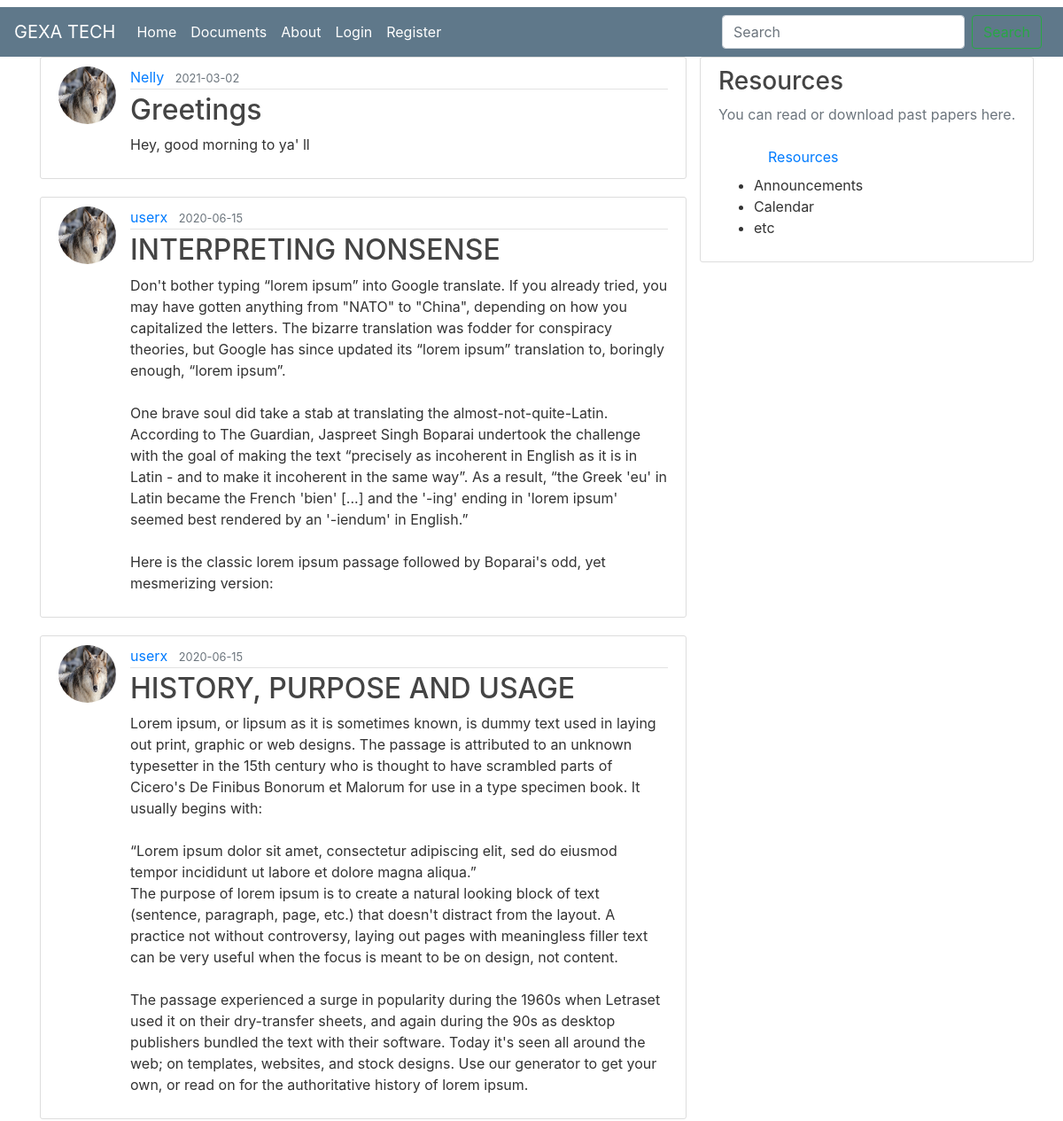
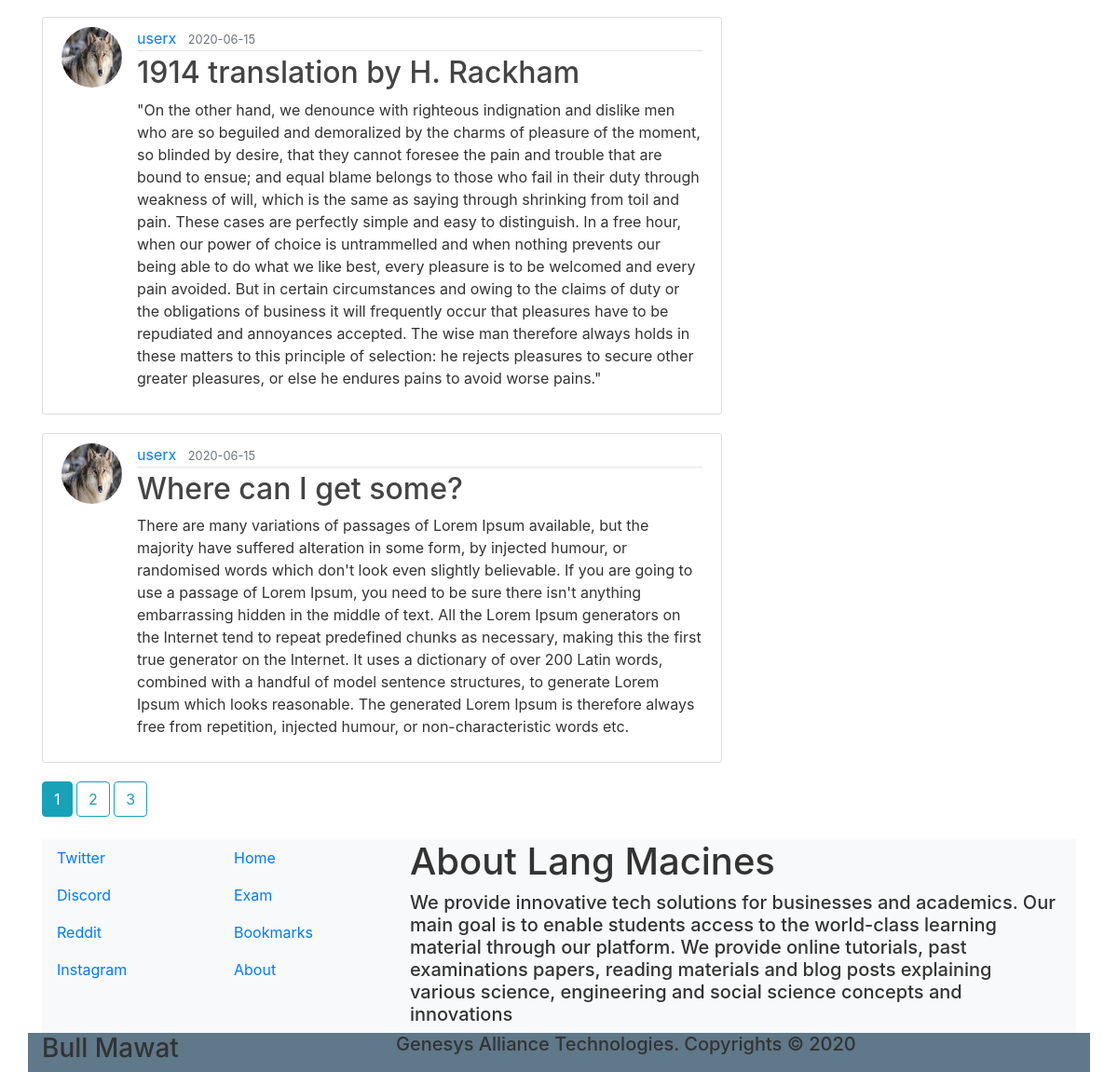
Page /home on the earlier database version (2 pictures, top to bottom).
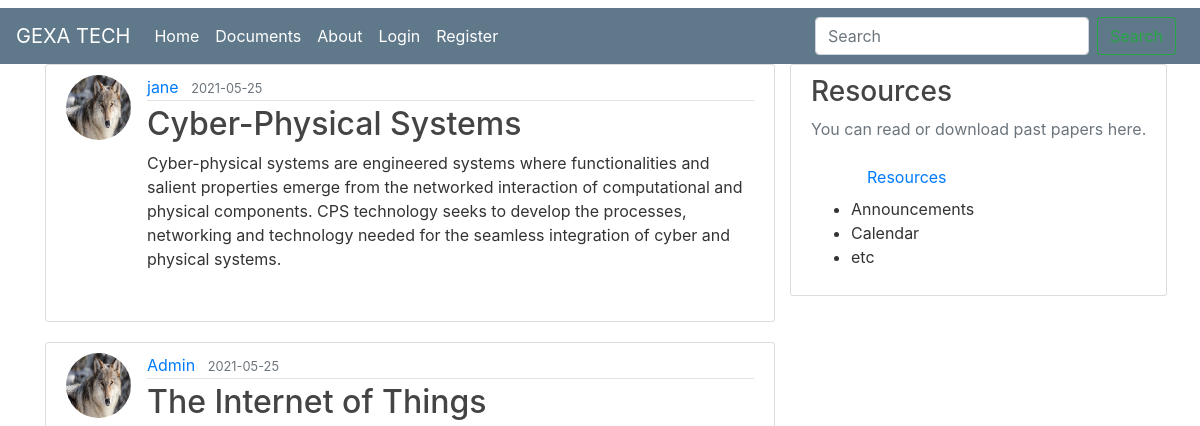
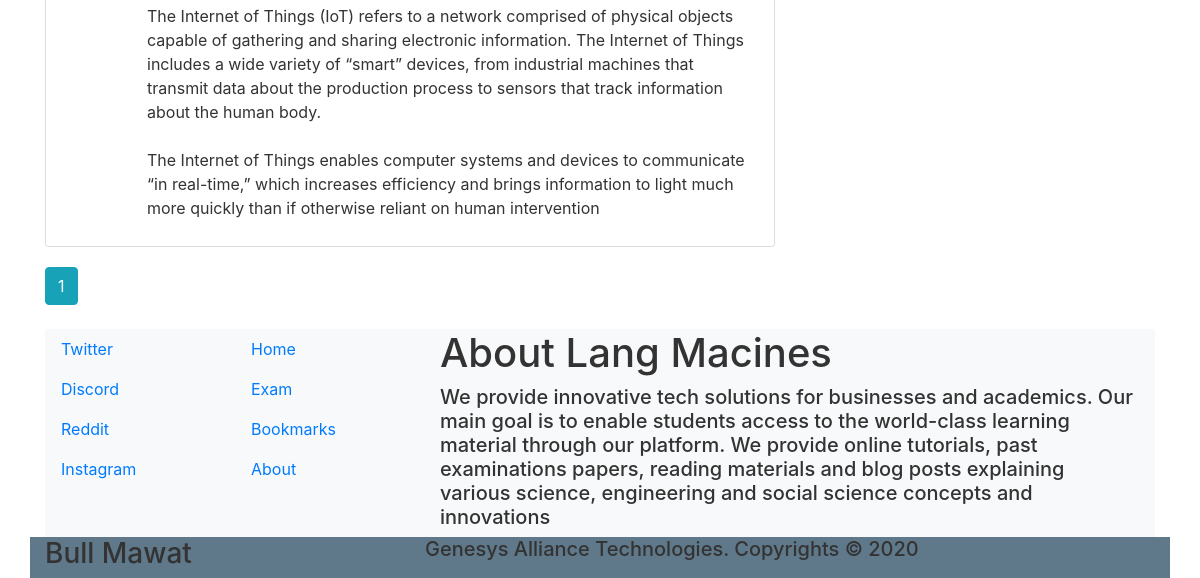
Same page on the later database version (2 pictures, top to bottom).
### blog/models.py (models this page shows, shortened)
class Post(db.Model):
    id = db.Column(db.Integer, primary_key=True)
    title = db.Column(db.String(100), nullable=False)
    date_posted = db.Column(db.DateTime, nullable=False, default=datetime.utcnow)
    content = db.Column(db.Text, nullable=False)
    user_id = db.Column(db.Integer, db.ForeignKey('user.id'), nullable=False)

class User(db.Model, UserMixin):
    id = db.Column(db.Integer, primary_key=True)
    username = db.Column(db.String(20), unique=True, nullable=False)
    email = db.Column(db.String(50), unique=True, nullable=False)
    image_file = db.Column(db.String(20), nullable=False, default='default.jpg')
    password = db.Column(db.String(60), nullable=False)
    posts = db.relationship('Post', backref='author', lazy=True)
    uploads = db.relationship('Upload', backref='author', lazy=True)

### blog/main/routes.py (the view)
@main.route("/")
@main.route("/home")
def home():
    page = request.args.get('page', 1, type=int)
    posts  = Post.query.order_by(Post.date_posted.desc()).paginate(page=page, per_page=5)
    return render_template("home.html", posts=posts)

### blog/templates/home.html
{% extends "layout.html" %}
{% block content %}
    {% for post in posts.items %}
        <article class="media content-section">
          <img class="rounded-circle article-img" src="{{ url_for('static', filename='profile_pics/' + post.author.image_file) }}">
          <div class="media-body">
            <div class="article-metadata">
              <a class="mr-2" href="{{ url_for('posts.user_posts', username=post.author.username) }}">{{ post.author.username }}</a>
              <small class="text-muted">{{ post.date_posted.strftime('%Y-%m-%d') }}</small>
            </div>
            <h2><a class="article-title" href="{{ url_for('posts.post', post_id=post.id) }}">{{ post.title }}</a></h2>
            <p class="article-content">{{ post.content }}</p>
          </div>
        </article>
    {% endfor %}
    {% for page_num in posts.iter_pages(left_edge=1, right_edge=1, left_current=1, right_current=2) %}
      {% if page_num %}
        {% if posts.page == page_num %}
          <a class="btn btn-info mb-4" href="{{ url_for('main.home', page=page_num) }}">{{ page_num }}</a>
        {% else %}
          <a class="btn btn-outline-info mb-4" href="{{ url_for('main.home', page=page_num) }}">{{ page_num }}</a>
        {% endif %}
      {% else %}
        ...
      {% endif %}
    {% endfor %}
{% endblock content %}

### blog/templates/layout.html (shortened to what this page needs)
<!DOCTYPE html>
<html class="h-100" lang="en">
<head>
  <link rel="stylesheet" href="https://stackpath.bootstrapcdn.com/bootstrap/4.4.1/css/bootstrap.min.css">
  <link rel="stylesheet" type="text/css" href="{{ url_for('static', filename='main.css') }}">
</head>
<body>
  <header class="site-header">
    <nav class="navbar navbar-expand-md navbar-dark bg-steel">
      <a class="navbar-brand" href="/">GEXA TECH</a>
      <div class="collapse navbar-collapse" id="navbarNavID">
        <ul class="navbar-nav mr-auto">
          <li class="nav-item active">
            <a class="nav-link" href="{{ url_for('main.home') }}">Home <span class="sr-only">(current)</span></a>
          </li>
          <li class="nav-item active">
            <a class="nav-link" href="{{ url_for('main.documents') }}">Documents</a>
          </li>
          <li class="nav-item active">
            <a class="nav-link" href="{{ url_for('main.about') }}">About</a>
          </li>
          {% if current_user.is_authenticated %}
            <li class="nav-item active">
              <a class="nav-link" href="{{ url_for('uploads.new_upload') }}">New Upload</a>
            </li>
            <li class="nav-item active">
              <a class="nav-link" href="{{ url_for('posts.new_post') }}">Create Post</a>
            </li>
            <li class="nav-item active">
              <a class="nav-link" href="{{ url_for('users.account') }}">User Profile</a>
            </li>
            <li class="nav-item active">
              <a class="nav-link" href="{{ url_for('users.logout') }}">Logout</a>
            </li>
          {% else %}
            <li class="nav-item active">
              <a class="nav-link" href="{{ url_for('users.login') }}">Login</a>
            </li>
            <li class="nav-item active">
              <a class="nav-link" href="{{ url_for('users.register') }}">Register</a>
            </li>
          {% endif %}
        </ul>
        <form action="" class="form-inline m-2 my-lg-0">
          <input class="form-control mr-sm-2" type="search" placeholder="Search" aria-label="Search">
          <button class="btn btn-outline-success my-2 my-sm-0" type="submit">Search</button>
        </form>
      </div>
    </nav>
  </header>
  <div class="container">
    <div class="row">
      <div class="col-md-8">
        {% block content %} {% endblock %}
      </div>
      <div class="colmd-4">
        <div class="content-section">
          <h3>Resources</h3>
          <p class="text-muted">You can read or download past papers here.
          <ul>
            <a class="nav-link" href="{{ url_for('main.documents') }}">Resources </a>
            <li>Announcements</li>
            <li>Calendar</li>
            <li>etc</li>
          </ul>
        </p>
        </div>
      </div>
    </div>
  </div>
  <div class="container">
    <footer class="bg-light text-align-center text-lg-start">
      <div class="row">
        <div class="col-md-2">
          <ul class="list-inline">
            <li><a href="#" class="nav-link">Twitter</a></li>
            <li><a href="#" class="nav-link">Discord</a></li>
            <li><a href="#" class="nav-link">Reddit</a></li>
            <li><a href="#" class="nav-link">Instagram</a></li>
          </ul>
        </div>
        <div class="col-md-2">
          <ul class="list-inline">
            <li><a href="{{ url_for('main.home') }}" class="nav-link">Home</a></li>
            <li><a href="#" class="nav-link">Exam</a></li>
            <li><a href="#" class="nav-link">Bookmarks</a></li>
            <li><a href="{{ url_for('main.about') }}" class="nav-link">About</a></li>
          </ul>
        </div>
        <div class="col-md-8">
          <div class="container">
            <p class="h1">About Lang Macines</p>
            <p class="h5 text-align-left">We provide innovative tech solutions for businesses and academics. Our main goal is to enable students access to the world-class learning material through our platform. We provide online tutorials, past examinations papers, reading materials and blog posts explaining various science, engineering and social science concepts and innovations</p>
          </div>
        </div>
      </div>
      <div class="row text-align-center bg-steel">
        <div class="col-md-4 h3">
          Bull Mawat
        </div>
        <div class="col-md-8 h5">
          Genesys Alliance Technologies. Copyrights &copy 2020
        </div>
      </div>
    </footer>
  </div>
</body>
</html>

### blog/static/main.css (style rules this page uses)
body { background: #FFFFFF; color: #333333; margin-top: .5rem; }
h1, h2, h3, h4, h5, h6 { color: #444444; }
.bg-steel { background-color: #5F788A; }
.site-header .navbar-nav .nav-link { color: #CBD5DB; }
.content-section { background: #FFFFFF; padding: 10px 20px; border: 1px solid #DDDDDD; border-radius: 3px; margin-bottom: 20px; }
.article-title { color: #444444; }
.article-content { white-space: pre-line; }
.article-img { height: 65px; width: 65px; margin-right: 16px; }
.article-metadata { padding-bottom: 1px; margin-bottom: 4px; border-bottom: 1px solid #E3E3E3; color: #333; text-decoration: none; }

Differences in the rows shown:
removed Post: image_file (placeholder picture), author.username "Nelly", date_posted "2021-03-02", title "Greetings", content "Hey, good morning to ya' ll"
removed Post: image_file (placeholder picture), author.username "userx", date_posted "2020-06-15", title "INTERPRETING NONSENSE", content "Don't bother typing “lorem ipsum” into Google translate. If you already tried, you may have gotten anything from \"NATO\" to \"China\", depending on how you capitalized the letters. The bizarre translation was fodder for conspiracy theories, but Google has since updated its “lorem ipsum” translation to, boringly enough, “lorem ipsum”. One brave soul did take a stab at translating the almost-not-quite-Latin. According to The Guardian, Jaspreet Singh Boparai undertook the challenge with the goal of making the text “precisely as incoherent in English as it is in Latin - and to make it incoherent in the same way”. As a result, “the Greek 'eu' in Latin became the French 'bien' [...] and the '-ing'…"
removed Post: image_file (placeholder picture), author.username "userx", date_posted "2020-06-15", title "HISTORY, PURPOSE AND USAGE", content "Lorem ipsum, or lipsum as it is sometimes known, is dummy text used in laying out print, graphic or web designs. The passage is attributed to an unknown typesetter in the 15th century who is thought to have scrambled parts of Cicero's De Finibus Bonorum et Malorum for use in a type specimen book. It usually begins with: “Lorem ipsum dolor sit amet, consectetur adipiscing elit, sed do eiusmod tempor incididunt ut labore et dolore magna aliqua.” The purpose of lorem ipsum is to create a natural looking block of text (sentence, paragraph, page, etc.) that doesn't distract from the layout. A practice not without controversy, laying out pages with meaningless filler text can be very useful when…"
removed Post: image_file (placeholder picture), author.username "userx", date_posted "2020-06-15", title "1914 translation by H. Rackham", content "\"On the other hand, we denounce with righteous indignation and dislike men who are so beguiled and demoralized by the charms of pleasure of the moment, so blinded by desire, that they cannot foresee the pain and trouble that are bound to ensue; and equal blame belongs to those who fail in their duty through weakness of will, which is the same as saying through shrinking from toil and pain. These cases are perfectly simple and easy to distinguish. In a free hour, when our power of choice is untrammelled and when nothing prevents our being able to do what we like best, every pleasure is to be welcomed and every pain avoided. But in certain circumstances and owing to the claims of duty or the…"
removed Post: image_file (placeholder picture), author.username "userx", date_posted "2020-06-15", title "Where can I get some?", content "There are many variations of passages of Lorem Ipsum available, but the majority have suffered alteration in some form, by injected humour, or randomised words which don't look even slightly believable. If you are going to use a passage of Lorem Ipsum, you need to be sure there isn't anything embarrassing hidden in the middle of text. All the Lorem Ipsum generators on the Internet tend to repeat predefined chunks as necessary, making this the first true generator on the Internet. It uses a dictionary of over 200 Latin words, combined with a handful of model sentence structures, to generate Lorem Ipsum which looks reasonable. The generated Lorem Ipsum is therefore always free from…"
now on this page (row edited): Post: image_file (placeholder picture), author.username "jane", date_posted "2021-05-25", title "Cyber-Physical Systems", content "Cyber-physical systems are engineered systems where functionalities and salient properties emerge from the networked interaction of computational and physical components. CPS technology seeks to develop the processes, networking and technology needed for the seamless integration of cyber and physical systems."
added Post: image_file (placeholder picture), author.username "Admin", date_posted "2021-05-25", title "The Internet of Things", content "The Internet of Things (IoT) refers to a network comprised of physical objects capable of gathering and sharing electronic information. The Internet of Things includes a wide variety of “smart” devices, from industrial machines that transmit data about the production process to sensors that track information about the human body. The Internet of Things enables computer systems and devices to communicate “in real-time,” which increases efficiency and brings information to light much more quickly than if otherwise reliant on human intervention"
Other differences:
list line gone: "2"
list line gone: "3"
